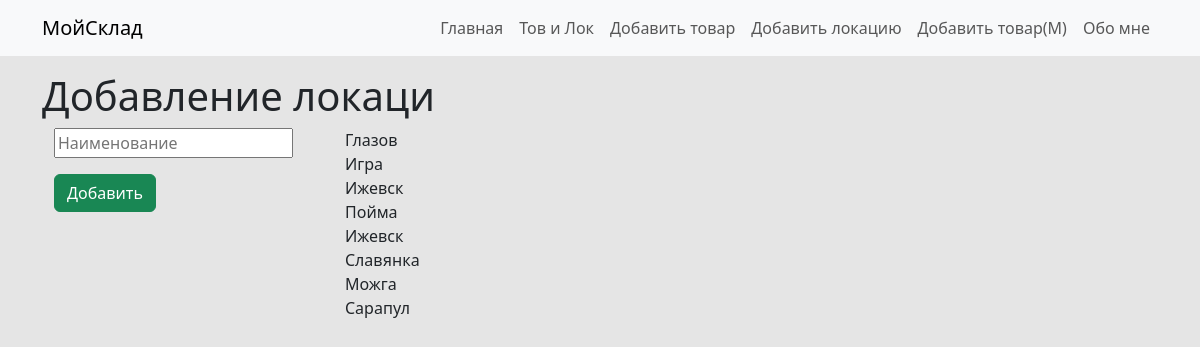
/addloc, run on the app's committed database.
### model.py (models this page shows)
class Base(DeclarativeBase):
    pass

class Locations(Base):
    __tablename__ = 'locations'
    id: Mapped[int] = mapped_column(primary_key=True, nullable=False, unique=True, autoincrement=True)
    name: Mapped[str]

### main.py (the view)
@app.route('/addloc', methods=['POST', 'GET'])
def addloc():
    if request.method == 'POST':
        name = request.form['name']
        location = Locations(name=name)
        db.session.add(location)
        db.session.commit()
    locs = db.session.execute(db.select(Locations).order_by(Locations.name)).scalars()
    return render_template('addloc.html', stuff=locs)

### templates/addloc.html (shortened to what this page needs)
{% extends 'base.html' %}
{% block content %}
<h1>Добавление локаци</h1>
<div class="container ">
    <div class="row">
        <div class="col-3">
            <form method="post">
                <div class="mb-3">
                    <input placeholder="Наименование" type="text" name="name">
                </div>
                <div class="mb-3">
                    <button class="btn btn-success" type="submit">Добавить</button>
                </div>
            </form>
        </div>
        <div class="col-9">
            <div class="container ">
                {% for thing in stuff %}
                    <div class="row">
                        <div class="col-2 text-start">
                            {{ thing.name }}
                        </div>
                    </div>
                {% endfor %}
            </div>
        </div>
    </div>
</div>
{% endblock %}

### static/custom.css (style rules this page uses)
body { background-color: #e5e5e5; }

### data on the page
Locations: name "Глазов"
Locations: name "Игра"
Locations: name "Ижевск Пойма"
Locations: name "Ижевск Славянка"
Locations: name "Можга"
Locations: name "Сарапул"
